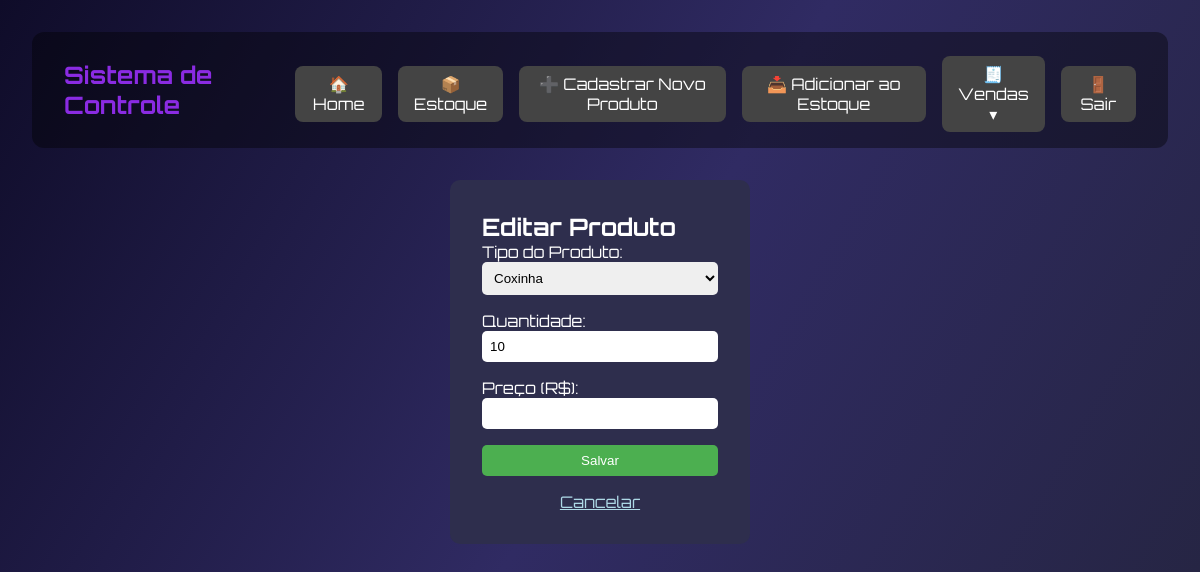
/editar-produto/1 (signed in), run on an earlier commit of the app's database.
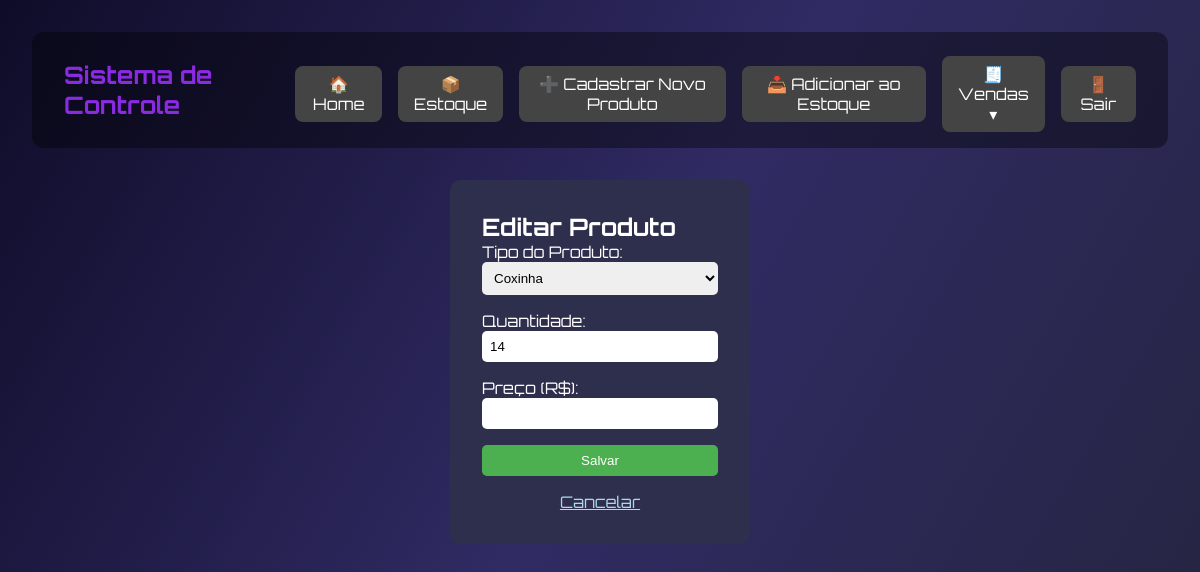
And on a later commit of the database.
### models.py (models this page shows, shortened)
class Produto(db.Model):
    __tablename__ = 'produtos'
    id = db.Column(db.Integer, primary_key=True)
    tipo_produto_id = db.Column(db.Integer, db.ForeignKey('tipo_produto.id'), nullable=False)
    tipo_produto = db.relationship('TipoProduto', backref=db.backref('produtos_tipo', lazy=True))  # Renomeando o backref
    quantidade = db.Column(db.Integer, default=0, nullable=False)

class TipoProduto(db.Model):
    __tablename__ = 'tipo_produto'
    id = db.Column(db.Integer, primary_key=True, autoincrement=True)
    nome = db.Column(db.String(255), nullable=False, unique=True)
    categoria_id = db.Column(db.Integer, db.ForeignKey('categoria.id'), nullable=False)
    preco = db.Column(db.Numeric(10, 2), nullable=False)
    descricao = db.Column(db.Text)
    produtos = db.relationship('Produto', back_populates='tipo_produto', cascade="all, delete-orphan")

### routes.py (the view, shortened to what this page needs)
    @app.route('/editar-produto/<int:produto_id>', methods=['GET', 'POST'])
    def editar_produto(produto_id):
        if 'usuario' not in session:
            return redirect(url_for('login_view'))
        produto = Produto.query.get_or_404(produto_id)
        tipos = TipoProduto.query.all()
        return render_template('editar_produto.html', produto=produto, tipos=tipos)

### templates/editar_produto.html (shortened to what this page needs)
<!DOCTYPE html>
<html lang="pt-br">
{% extends 'base.html' %}
{% block content %}
<form method="POST">
    <h2>Editar Produto</h2>
    <label>Tipo do Produto:</label>
    <select name="tipo_produto_id" required>
        {% for tipo in tipos %}
            <option value="{{ tipo.id }}" {% if tipo.id == produto.tipo_produto_id %}selected{% endif %}>
                {{ tipo.nome }}
            </option>
        {% endfor %}
    </select>
    <label>Quantidade:</label>
    <input type="number" name="quantidade" value="{{ produto.quantidade }}" required>
    <label>Preço (R$):</label>
    <input type="number" name="preco" step="0.01" value="{{ produto.preco }}" required>
    <button type="submit">Salvar</button>
    <a href="/painel">Cancelar</a>
</form>
{% endblock %}

What changed in the data, as far as the page shows it:
changed Produto "Coxinha": quantidade "10" → "14"
